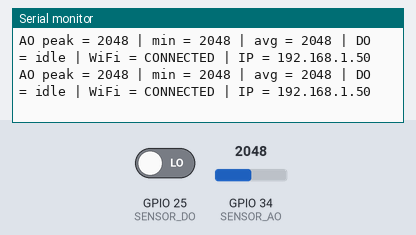
The sketch below on a simulated ESP32. Shown: the last lines printed to the serial monitor. The test bench sets the inputs (shaded band); at power-on: GPIO 34 (SENSOR_AO) = 2048, GPIO 25 (SENSOR_DO) LOW (analog values on the 0–4095 scale). WiFi joins after 1.5 s; servers stay silent unless stated.

Above: at 9.6 s.
9.7 s: GPIO 34 (SENSOR_AO) set to 11
At 9.73 s:
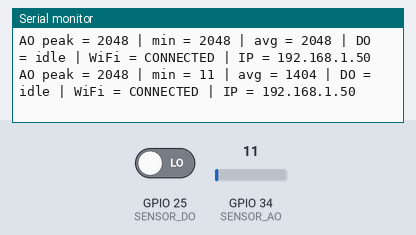
11.2 s: GPIO 34 (SENSOR_AO) set to 8
At 11.24 s:
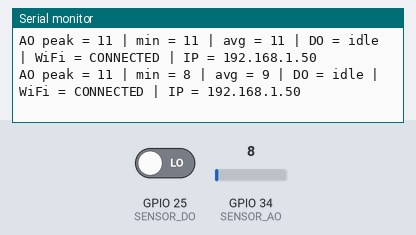
Timing chart, 0 to 13.7 s (numbered marks = the images above; inputs shaded):
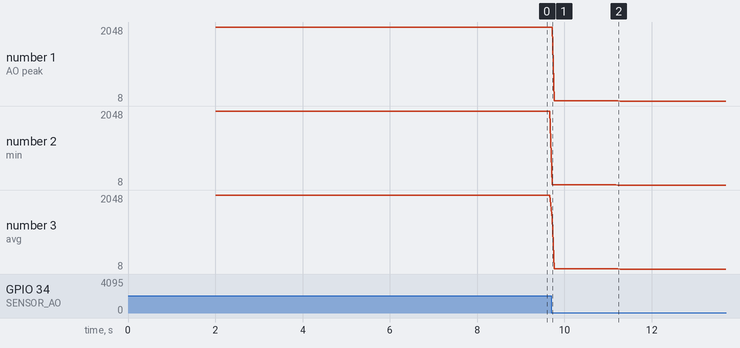

Measured:
- after the input at 9.7 s, the serial monitor: prints a new line at once (image 1)
- after the input at 11.2 s, the serial monitor: prints a new line at once (image 2)
- plotted number 1: 2048 → 11 after the input at 9.7 s, 11 → 8 after the input at 11.2 s
- plotted number 2: 2048 → 11 after the input at 9.7 s, 11 → 8 after the input at 11.2 s
- plotted number 3: 2048 → 11 after the input at 9.7 s, 11 → 8 after the input at 11.2 s

The sketch:

66DD014258DAE10104A211C4A157AC0450173_ESP32_Piezo_Sensor_WiF.ino
```cpp
/********************************************************
  HY RESEARCH / DARVIS CORE
  ESP32 + Piezo Sensor + WiFiManager + PC Receiver (UDP)
  AO = GPIO34, DO = GPIO25
  Samples the sensor at 1 kHz and broadcasts the peak of
  every 50 ms window on the local network (UDP port 4210),
  shown on the PC by receiver/PiezoReceiver.exe
********************************************************/

// Blynk is disabled. Set to 1 to send to the Blynk app again (V0/V1).
#define USE_BLYNK 0

#if USE_BLYNK
/*
#define BLYNK_TEMPLATE_ID   "YOUR_TEMPLATE_ID"
#define BLYNK_TEMPLATE_NAME "YOUR_TEMPLATE_NAME"
#define BLYNK_AUTH_TOKEN    "YOUR_AUTH_TOKEN"
*/

#define BLYNK_TEMPLATE_ID "TMPL6RLrlfYLd"
#define BLYNK_TEMPLATE_NAME "Cough Swallow Monitor"
#define BLYNK_AUTH_TOKEN "d17wur2Ltr-zU2mMbXYiU8yEEtsRG6mk"
#endif

#include <WiFi.h>
#include <WiFiManager.h>
#if USE_BLYNK
#include <BlynkSimpleEsp32.h>
#endif

#define SENSOR_AO 34
#define SENSOR_DO 25

// DO level that means "threshold passed". Set to LOW if your module's DO is active-low
// (the receiver shows TRIGGERED all the time while the sensor is still).
#define DO_ACTIVE_LEVEL HIGH

// Must match Config.Port in receiver/PiezoReceiver.cs
const uint16_t RECEIVER_PORT = 4210;
WiFiUDP udp;

// Sample fast and send the peak of each window, so short cough/swallow spikes are not missed
const unsigned long SAMPLE_INTERVAL_US = 1000;  // 1 kHz
const unsigned long SEND_INTERVAL = 50;         // 20 packets per second
unsigned long lastSample = 0;
unsigned long lastSend = 0;

// Current window
int winMax = 0;
int winMin = 4095;
unsigned long winSum = 0;
unsigned int winCount = 0;
bool winTriggered = false;
unsigned long seq = 0;

unsigned long lastWiFiCheck = 0;
const unsigned long WIFI_CHECK_INTERVAL = 10000;

void sampleSensor() {
  int analogValue = analogRead(SENSOR_AO);
  if (analogValue > winMax) winMax = analogValue;
  if (analogValue < winMin) winMin = analogValue;
  winSum += analogValue;
  winCount++;

  if (digitalRead(SENSOR_DO) == DO_ACTIVE_LEVEL) {
    winTriggered = true;
  }
}

void sendSensorData() {
  if (winCount == 0) {
    return;
  }

  int avg = winSum / winCount;

  Serial.print("AO peak = ");
  Serial.print(winMax);
  Serial.print(" | min = ");
  Serial.print(winMin);
  Serial.print(" | avg = ");
  Serial.print(avg);
  Serial.print(" | DO = ");
  Serial.print(winTriggered ? "TRIGGERED" : "idle");

  if (WiFi.status() == WL_CONNECTED) {
    Serial.print(" | WiFi = CONNECTED");
    Serial.print(" | IP = ");
    Serial.print(WiFi.localIP());
  } else {
    Serial.print(" | WiFi = DISCONNECTED");
  }

  Serial.println();

  // Broadcast to the PC receiver, e.g.
  // {"seq":42,"ao":3100,"lo":180,"avg":900,"do":1,"n":50,"rssi":-58,"up":123456}
  if (WiFi.status() == WL_CONNECTED) {
    char packet[128];
    snprintf(packet, sizeof(packet),
             "{\"seq\":%lu,\"ao\":%d,\"lo\":%d,\"avg\":%d,\"do\":%d,\"n\":%u,\"rssi\":%d,\"up\":%lu}",
             seq, winMax, winMin, avg, winTriggered ? 1 : 0, winCount, (int)WiFi.RSSI(), millis());
    udp.beginPacket(IPAddress(255, 255, 255, 255), RECEIVER_PORT);
    udp.print(packet);
    udp.endPacket();
  }

#if USE_BLYNK
  // Every 4th window (5 per second, as before) to stay within Blynk limits
  if (Blynk.connected() && seq % 4 == 0) {
    Blynk.virtualWrite(V0, winMax);
    Blynk.virtualWrite(V1, winTriggered ? 1 : 0);
  }
#endif

  seq++;
  winMax = 0;
  winMin = 4095;
  winSum = 0;
  winCount = 0;
  winTriggered = false;
}

void setup() {
  Serial.begin(115200);
  delay(500);

  pinMode(SENSOR_DO, INPUT);
  analogReadResolution(12);

  Serial.println();
  Serial.println("HY RESEARCH / DARVIS CORE");
  Serial.println("ESP32 PIEZO + PC RECEIVER (UDP)");

  WiFi.mode(WIFI_STA);
  WiFi.setAutoReconnect(true);

  WiFiManager wm;
  wm.setConfigPortalTimeout(180);

  if (!wm.autoConnect("DARVIS-PIEZO")) {
    Serial.println("WiFi setup failed. Restarting...");
    delay(1000);
    ESP.restart();
  }

  Serial.print("WiFi Connected. IP: ");
  Serial.println(WiFi.localIP());

  // Keep the radio awake so the 20 packets/s stream goes out on time
  WiFi.setSleep(false);

#if USE_BLYNK
  // เชื่อมต่อ Blynk โดยไม่บล็อกการอ่านเซนเซอร์นาน
  Blynk.config(BLYNK_AUTH_TOKEN);
  Blynk.connect(5000);
#endif

  Serial.print("Sampling at 1 kHz, sending the peak every 50 ms to UDP port ");
  Serial.println(RECEIVER_PORT);
  Serial.println("System Ready");
}

void loop() {
  if (micros() - lastSample >= SAMPLE_INTERVAL_US) {
    lastSample = micros();
    sampleSensor();
  }

  if (millis() - lastSend >= SEND_INTERVAL) {
    lastSend = millis();
    sendSensorData();
  }

  if (WiFi.status() != WL_CONNECTED &&
      millis() - lastWiFiCheck >= WIFI_CHECK_INTERVAL) {
    lastWiFiCheck = millis();
    Serial.println("WiFi lost. Reconnecting...");
    WiFi.reconnect();
  }

#if USE_BLYNK
  if (WiFi.status() == WL_CONNECTED) {
    if (!Blynk.connected()) {
      Blynk.connect(100);
    }
    Blynk.run();
  }
#endif
}
```
